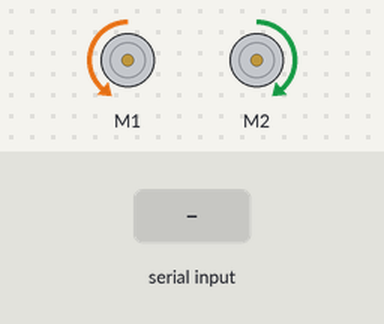
Bench run of a sketch on a simulated Arduino Leonardo, built with avr-gcc and run on an emulated ATmega32U4. On the bench: 2 × DC motor (green arrow = forward, orange = backward, longer = faster). Inputs (shaded band) come from the test bench.

Above: at 1.8 s.
At 5.2 s:
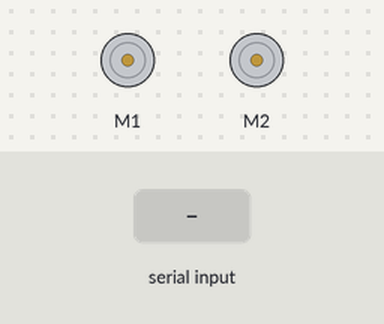
5.3 s: "G" received over the second serial link
At 6.3 s:
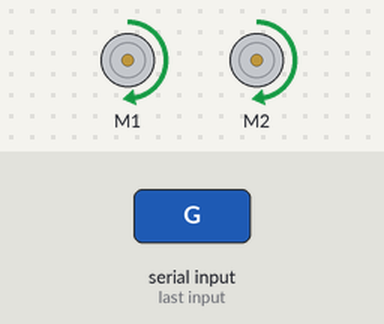
Timing chart, 0 to 8.3 s (numbered marks = the images above; inputs shaded):
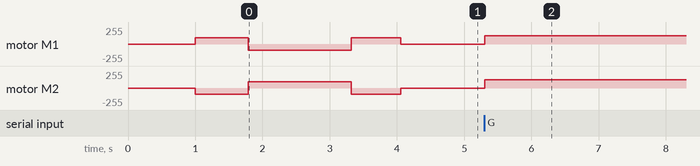

Measured:
- after the input at 5.3 s, motor M1, motor M2: stopped → forward 127/255 at once

The sketch:

Task2Code.ino
```cpp
#include <Wire.h>
#include <Zumo32U4.h>

Zumo32U4Motors motors;
Zumo32U4LineSensors lineSensors;

unsigned int lineSensorValues[5]; //Creates an empty array to hold the multiple line sensor values
int16_t lastError = 0;
const uint16_t maxSpeed = 200;  //Max speed the robot can reach
bool zumoAuto = false;  //A boolean variable to be used as a flag for whether the zumo is currentley automatically navigating

void setup() {
  Serial1.begin(9600);  //Open serial connection for the XBee
  lineSensors.initFiveSensors();  //Sets up the array for use with the zumos line sensor values
  calibrateSensors(); //Calls the function calibrateSensors
}


//Function to calibrate the line sensors before navigating through the maze, The zumo will rotate so the line sensors will be able to detect what is floor and what is a wall of the maze
void calibrateSensors()
{
  delay(1000);
  for(uint16_t i = 0; i < 120; i++)
  {
    if (i > 30 && i <= 90)
    {
      motors.setSpeeds(-150, 150);
    }
    else
    {
      motors.setSpeeds(150, -150);
    }

    lineSensors.calibrate();
  }
  motors.setSpeeds(0, 0);
}


void loop() {
  int input = Serial1.read();   //Read in the value that has been sent over the XBee and store it as a variable

  if (input == 'G'){  //This is the message sent from the GUI when the button is pressed.
    zumoAuto = true;  //Sets the Zumo's Automatic navigation flag to true
    motors.setSpeeds(200, 200);  //Sets the Zumo into motion
  }

  //If the Zumo is currentley auto navigating then certain checks need to run on loop, Code below is used from "LineFollower" Zumo32U4 Example
  if (zumoAuto == true){
    int16_t position = lineSensors.readLine(lineSensorValues,QTR_EMITTERS_ON,1);  //The zumo defaults to running along a black line avoiding white boundaries, this has been inversed for the map we recieved (White line, black boundaries)
    int16_t error = position - 2000;
    int16_t speedDifference = error / 4 + 6 * (error - lastError);
    lastError = error;
    int16_t leftSpeed = (int16_t)maxSpeed + speedDifference;
    int16_t rightSpeed = (int16_t)maxSpeed - speedDifference;
    leftSpeed = constrain(leftSpeed, 0, (int16_t)maxSpeed); //These lines of code will stop a track on one side of the zumo if a wall is detected to make a small turn away from it, keeping it within the corridor
    rightSpeed = constrain(rightSpeed, 0, (int16_t)maxSpeed);
    motors.setSpeeds(leftSpeed, rightSpeed);

    if (lineSensorValues[2] > 150){ //This if detects whether the front central sensor on the zumo detects a line, in which case we have hit the end of a corridor
      motors.setSpeeds(0, 0);  //The zumo stops
      zumoAuto = false; // Automatic navigation exits and the zumo awaits its next response from the GUI
    }
  }
}
```
